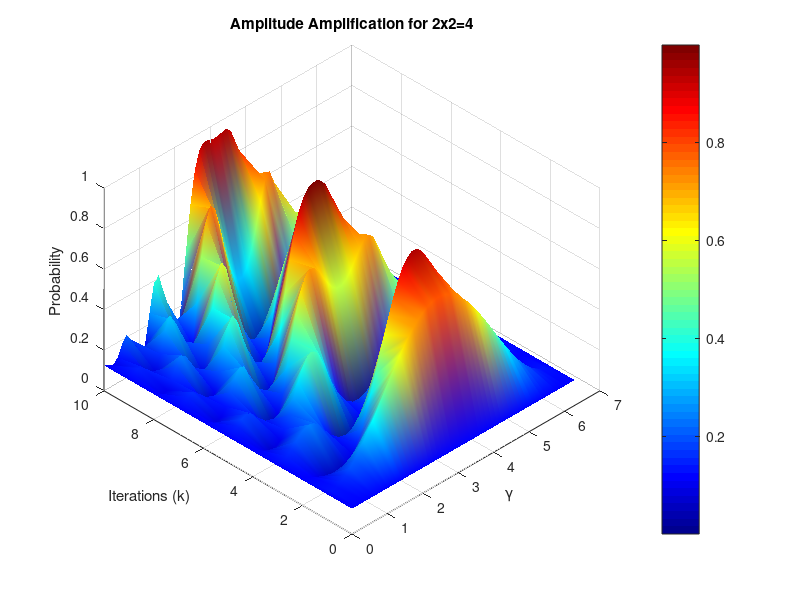

MATLAB code for this plot:
function amplitudeAmplificationSimulation
n=3;
dim=2^n;
target=5;
s=ones(dim,1)/sqrt(dim);
gammaVals=linspace(0,2*pi,50);
kVals=0:10;
Z=zeros(length(kVals),length(gammaVals));
D=2*(s*s')-eye(dim);
for j=1:length(gammaVals)
    gamma=gammaVals(j);
    O=eye(dim);
    O(target,target)=exp(1i*gamma);
    for k=0:max(kVals)
        psi=(D*O)^k*s;
        Z(k+1,j)=abs(psi(target))^2;
    end
end
[p_true_max, ~] = max(Z(:));
fprintf('Probability of true: %.4f\n',p_true_max);
fprintf('Probability of false: %.4f\n',1-p_true_max);
[X,Y] = meshgrid(gammaVals,kVals);
figure
surf(X,Y,Z,'EdgeColor','none')
colormap jet
shading interp
colorbar
xlabel('\gamma')
ylabel('Iterations (k)')
zlabel('Probability')
title('Amplitude Amplification for 2x2=4')
view([-45 45])
end
